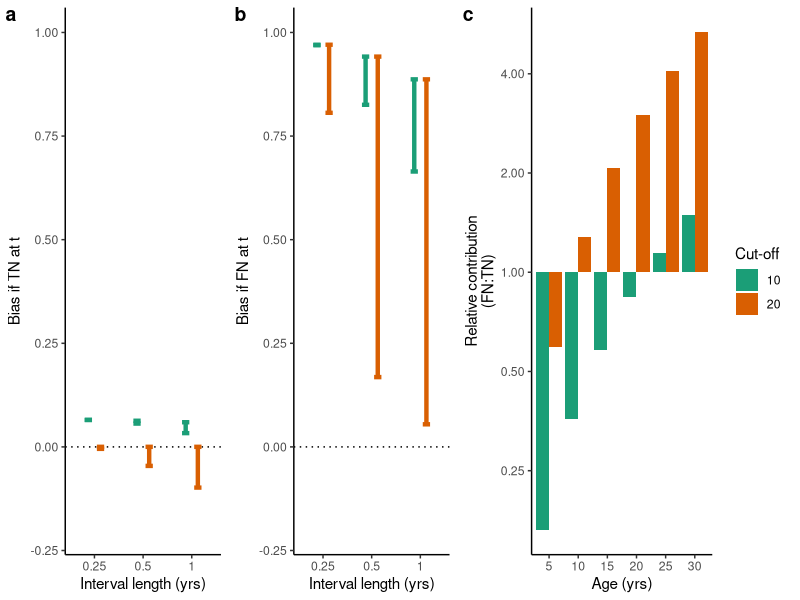
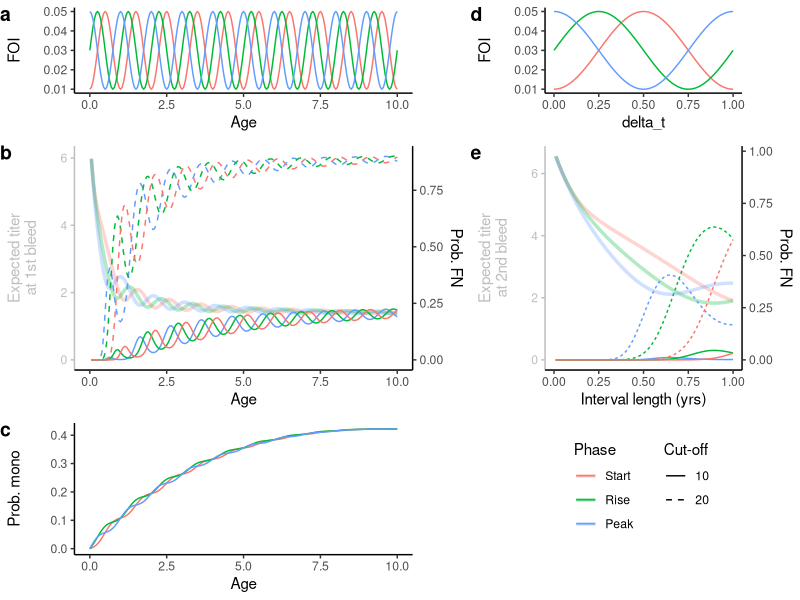

These figures' R source, in order:
#' ---
#' title: "Supplementary mathematical analysis: biases in force of infection inferred from seroincidence data"
#' author: ""
#' date: ""
#' header-includes:
#'   \pagenumbering{gobble}
#'   \setcounter{table}{0}  \renewcommand{\thetable}{S\arabic{table}} \setcounter{figure}{11} \renewcommand{\thefigure}{S\arabic{figure}}
#' ---


#+ include = FALSE
knitr::opts_chunk$set(include = TRUE, echo = FALSE, warning = FALSE)


library(tidyverse); theme_set(theme_classic())
library(ggpubr)


# Salje, 2018 estimates
Omega = 1.33
Gamma = 5.39
Delta = 0.017 * 365.25
Sigma = 0.49
# Arbitrary relative amount of CXR titer
Omega0_rel = 0.2



#' Notations used throughout this document are defined as follows.

#' \begin{align*}
#' P(\ominus_t)     &= \text{Probability of testing negative at time $t$} \\
#' P(\oplus_t)      &= \text{Probability of testing positive at time $t$} \\
#' P(\ominus^T_t)   &= \text{Probability of being true negative at time $t$} \\
#' P(\oplus^T_t)    &= \text{Probability of being true positive at time $t$} \\
#' P(\ominus^F_t)   &= \text{Probability of being false negative at time $t$} \\
#' P(\oplus^F_t)    &= \text{Probability of being false positive at time $t$} \\
#' % ---- suspectibiliyy
#' P(S_{t} = i)     &= \text{Probability of having acquired $i$ infections at time $t$} \\
#' p_{a}            &= \text{Probability of escaping a particular serotype up till age $a$} \\
#' \bar{\lambda}    &= \text{Average historical per-serotype force of infection} \\
#' \lambda_t        &= \text{Per-serotype force of infection during time interval $(t, t + \Delta{t}]$} \\
#' % ---- titer-related
#' \omega           &= \text{Long-term persistent titer rise acquired upon primary dengue infection} \\
#' \gamma           &= \text{Temporary titer rise upon primary dengue infection} \\
#' \delta           &= \text{Rate of exponential decay in temporary titers} \\
#' \sigma           &= \text{Standard deviation of assay measurements from true underlying titer of a DENV-exposed individual} \\
#' \sigma_0         &= \text{Standard deviation of assay measurements from true underlying titer of a DENV-naive individual} \\
#' \nu              &= \text{Seropositivity titer cut-off} \\
#' \Phi(x)          &= \text{Cumulative density of a standard normal distribution at value $x$} \\
#' \end{align*}
#' 



#' Longitudinal serology is typically viewed as the gold standard for measuring levels of transmission within a time period as it directly measures serological changes of individuals. 
#' We can express the
#' \textbf{true probability of first infection incidence} during a time interval $(t, t + \Delta{t}]$ as

#' \begin{equation}
#' \begin{split}
#' P(S_{t + \Delta{t}} \ge 1 | S_{t} = 0) = P(S_{t + \Delta{t}} = 1 | S_{t} = 0) + P(S_{t + \Delta{t}} > 1 | S_{t} = 0)
#' \end{split}
#' \end{equation}
#'


#' \textbf{Probability of observing seroconversion} in an individual, $P(\oplus_{(t, t + \Delta{t}]} | \ominus_{t})$, can be expanded to a weighted average between probabilities of seroconverting given being truely negative at the first time point, $t$, and being falsely negative. 
#'

#' \begin{equation} \label{eq:seroconvert}
#' \begin{split}
#' P(\oplus_{(t, t + \Delta{t}]} | \ominus_{t}) =
#'       \frac{P( \ominus^T_{t} )}{P(\ominus_{t})}{[ P( \oplus^T_{t + \Delta{t}} | \ominus^T_{t} ) + P( \oplus^F_{t + \Delta{t}} | \ominus^T_{t} ) ]} +
#'       \frac{P( \ominus^F_{t} )}{P(\ominus_{t})}{[ P( \oplus^T_{t + \Delta{t}} | \ominus^F_{t} ) + P( \oplus^F_{t + \Delta{t}} | \ominus^F_{t} ) ]}
#' \end{split}
#' \end{equation}
#'





#' \textbf{Biases in seroconversion probabilities when truly negative at t}
#' from the true probability of first infection incidence is then
#  ..................

#' \begin{equation} \label{eq:bias_tneg}
#' \begin{split}
#' & [ P( \oplus^T_{(t, t + \Delta{t}]} | \ominus^T_{t} ) + P( \oplus^F_{(t, t + \Delta{t}]} | \ominus^T_{t} ) ]
#'     - P(S_{(t, t + \Delta{t}]} = 1 | S_{t} = 0) 
#'     - P(S_{(t, t + \Delta{t}]} > 1 | S_{t} = 0) \\
#' & =   P(S_{(t, t + \Delta{t}]} = 1 | S_{t} = 0) ~ P(\oplus^T_{(t, t + \Delta{t}]} | S_{(t, t + \Delta{t}]} = 1)
#'       + P(S_{(t, t + \Delta{t}]} > 1 | S_{t} = 0) ~ P(\oplus^T_{(t, t + \Delta{t}]} | S_{(t, t + \Delta{t}]} > 1) \\
#' &     + P(S_{(t, t + \Delta{t}]} = 0 | S_{t} = 0) ~ P(\oplus^F_{(t, t + \Delta{t}]} | S_{(t, t + \Delta{t}]} = 0)
#'       - P(S_{(t, t + \Delta{t}]} = 1 | S_{t} = 0) 
#'       - P(S_{(t, t + \Delta{t}]} > 1 | S_{t} = 0) \\
#' & =   P(S_{(t, t + \Delta{t}]} = 0 | S_{t} = 0) ~ P(\oplus^F_{(t, t + \Delta{t}]} | S_{(t, t + \Delta{t}]} = 0) \\
#' &     + P(S_{(t, t + \Delta{t}]} = 1 | S_{t} = 0) [ P(\oplus^T_{(t, t + \Delta{t}]} | S_{(t, t + \Delta{t}]} = 1) - 1 ] \\
#' &     + P(S_{(t, t + \Delta{t}]} > 1 | S_{t} = 0) [ P(\oplus^T_{(t, t + \Delta{t}]} | S_{(t, t + \Delta{t}]} > 1) - 1 ] \\
#' \end{split}
#' \end{equation}
#'

#' We can see that the bias is a weighted average between biases when no infection occurred during the interval ($S_{(t, t + \Delta{t}]} = 0, S_{t} = 0$), when one infection occurred during the interval ($S_{(t, t + \Delta{t}]} = 1 | S_{t} = 0$), and when more than one infection occurred during the interval ($S_{(t, t + \Delta{t}]} > 1 | S_{t} = 0$).
#' Assuming long-lived protection against infecting serotypes and no cross-protection between the serotypes, we can write the probabilities of these scenarios (i.e., the weights) for an individual of age $a$ at time $(t, t + \Delta{t}]$ as
#'

#' \begin{equation}
#' P(S_{(t, t + \Delta{t}]} = i) = {4 \choose i} ~ (e^{-\bar{\lambda}a})^{4-i} ~ (1 - e^{-\bar{\lambda}a})^{i}
#' \end{equation}
#'

#' Previous studies on the kinetics of anti-DENV antibodies have shown that the rise in antibody levels after having acquired one infection, i.e., monotypic titers, consists of a portion which diminishes within a year and  a portion which persists for longer (cite: Leah, Henrik). Following Salje et al, the kinetics of $H_{t}$, the true titer at time $t$, can be characterized as 
#' 

#' \begin{equation}
#' H_t = \omega + \gamma e^{-(t - \star{t}) \delta}
#' \end{equation}
#'

#' where $\omega$ is the long-term persistent titer acquired upon infection, $\gamma$ is the temporary titer rise, $\delta$ is the rate of exponential decay in temporary titer rise, and $\star{t}$ is time at which the infection occurred. For an assay with measurement noise which follows a normal distribution $N(0, \sigma^2)$,
#' using seropositivity cut-off $\nu$,
#' the probability of testing positive after being infected once is 
#'

#' \begin{equation}
#' P(\oplus^T_t | S_t = 1)
#' = 1 - \Phi(\frac{\nu - H_{t}}{\sigma})
#' \end{equation}
#'


#' In DENV-naive individuals, although anti-DENV antibodies are absent, cross-reactive titers against other \textit{Flaviviruses} in circulation could plausibly result in non-zero titers against DENV, $\omega_0$.
#' We can, in a similar manner, express the probability of testing positive when DENV-naive as
#'

#' \begin{equation}
#' P(\oplus^F_t | S_t = 0)
#' = 1 - \Phi(\frac{\nu - \omega_0}{\sigma})
#' \end{equation}
#'


#' Let probability of escaping a particular serotype during time interval $e^{-\lambda_t \Delta{t}} = p$,
#' we can express (\ref{eq:bias_tneg}) as

#' \begin{equation} \label{eq:bias_tneg_p}
#' \begin{split}
#' & p^4 ~ [ 1 - \Phi({\frac{\nu - \omega_0}{\sigma}}) ]
#'     + {4 \choose 1} ~ p^3 ~ (1-p) ~ [ (1 - \Phi({\frac{\nu - H_t}{\sigma}})) - 1 ]
#'     + [1 - p^4 - {4 \choose 1} ~ p^3 ~ (1-p) ] ~ [ 1 - 1 ] \\
#' & = p^4 ~ [ 1 - \Phi({\frac{\nu - \omega_0}{\sigma}}) ]
#'     - 4 ~ p^3 ~ (1-p) ~ \Phi({\frac{\nu - H_t}{\sigma}}))
#' \end{split}
#' \end{equation}
#'


# plot bias from true- at t
gTN_simple = 
    expand_grid(
        delta_t = c(0.25, 0.5, 1)
        , lambda_t = 0.03
        , nu = c(1,2)
        , sigma = Sigma
        , omega0 = Omega0_rel * Omega
    ) %>%
    mutate(
        product = delta_t * lambda_t
        , p = exp(-product)
        , Bias.lower = p^4 * (1 - pnorm(nu, omega0, sigma)) - 4 * p^3 * (1-p) * pnorm(nu, Omega + Gamma * exp(-Delta * delta_t), sigma)
        , Bias.upper = p^4 * (1 - pnorm(nu, omega0, sigma)) - 4 * p^3 * (1-p) * pnorm(nu, Omega + Gamma, sigma)
        , delta_t = factor(delta_t)
        , nu = factor(nu)
        , omega0 = factor(omega0)
    ) %>%
    ggplot(aes(x = delta_t, color = nu))+
    geom_hline(yintercept = 0, linetype = 3)+
    geom_errorbar(aes(
            ymin = Bias.lower, ymax = Bias.upper
            , group = paste(nu, omega0, delta_t)
        )
        , width = 0.3
        , linewidth = 1.5
        , position = position_dodge(0.5)
    )+
    xlab("Interval length (yrs)")+
    ylab("Bias if TN at t")+
    scale_color_brewer("Cut-off", palette = "Dark2", guide = "legend")



#' For the first case in Equation (\ref{eq:bias_tneg}) where no infection occurred, the bias increases when the seropostivity threshold is lowered.
#' In the second case where only one infection occurred, the bias becomes less negative when time since infection is small or when the seropostivity threshold is lowered.
#' Since time since infection in this case is bounded by the interval length, shorter bleeding intervals are more likely to be less negative.
#' Titers in individuals who have acquired multiple DENV infections, i.e., multitypic titers, are more robust and can be assumed to test negative at negligible levels. It follows that minimal bias would arise from the last case where more than one infection occurred during the interval.
#' 




#' \textbf{Biases in seroconversion probabilities when falsely negative at t},
#' under these described processes, 
#' can be expressed as
#  ..................

#' \begin{equation} \label{eq:bias_fneg}
#' \begin{split}
#' & P( \oplus^T_{(t, t + \Delta{t}]} | \ominus^F_{t}) + P( \oplus^F_{(t, t + \Delta{t}]} | \ominus^F_{t} ) 
#'     - P(S_{(t, t + \Delta{t}]} = 1 | S_{t} = 0) - P(S_{(t, t + \Delta{t}]} > 1 | S_{t} = 0) \\
#' & = P( \oplus^T_{(t, t + \Delta{t}]} | \ominus_{t}, S_{t} = 1) + 0
#'     - P(S_{(t, t + \Delta{t}]} = 1 | S_{t} = 0) - P(S_{(t, t + \Delta{t}]} > 1 | S_{t} = 0) \\
#' & = P( \oplus_{(t, t + \Delta{t}]}, S_{(t, t + \Delta{t}]} = 1 | \ominus_{t}, S_{t} = 1)
#'     + P( \oplus^T_{(t, t + \Delta{t}]}, S_{(t, t + \Delta{t}]} > 1 | \ominus^F_{t}, S_{t} = 1) \\
#' &   - P(S_{(t, t + \Delta{t}]} = 1 | S_{t} = 0) - P(S_{(t, t + \Delta{t}]} > 1 | S_{t} = 0) \\
#' \end{split}
#' \end{equation}
#'


#' The first case where $S_{(t, t + \Delta{t}]} = S_{t} = 1$ means that no infection occurred during the interval. $P(\oplus_{(t, t + \Delta{t}]})$ in this case has a lowerbound of $1 - \Phi(\frac{\nu - \omega}{\sigma})$. 
#' In the second case where infection(s) occurred during the interval, $S_{t} = 1$ and $S_{(t, t + \Delta{t}]} > 1$, $P(\oplus_{(t, t + \Delta{t}]}) \approx 1$.
#' Hence, $P(\oplus^T_{(t, t + \Delta{t}]} | \ominus^F_{t})$ is a weighted average between two quantities, $1 - \Phi(\frac{\nu - \omega}{\sigma})$ and $1$. Longer time between blood draws, $\Delta{t}$, and higher FOI, $\lambda_t$, during the interval tends the quantity towards $1$.
#' Again, for probability of escaping a particular serotype during the interval $p = e^{-\lambda_t \Delta{t}}$,
#' we can express (\ref{eq:bias_fneg}) as

#' \begin{equation} \label{eq:bias_fneg_p}
#' \begin{split}
#' & p^3 * (1 - \Phi(\frac{\nu - H_t}{\sigma})) + (1 - p^3) - (1 - p^4) \\
#' & = p^4 - \Phi(\frac{\nu - H_t}{\sigma}) p^3
#' \end{split}
#' \end{equation}
#'

# plot bias from false- at t
gFN_simple = 
    expand_grid(
        delta_t = c(0.25, 0.5, 1)
        , lambda_t = 0.03
        , nu = c(1,2)
    ) %>%
    mutate(
        product = delta_t * lambda_t
        , p = exp(-product)
        , Bias.lower = p^4 - pnorm(nu, Omega + Gamma * exp(-Delta * delta_t), Sigma) * p^3
        , Bias.upper = p^4 - pnorm(nu, Omega + Gamma, Sigma) * p^3
        , nu = factor(nu)
        , delta_t = factor(delta_t)
    ) %>%
    ggplot(aes(x = delta_t, color = nu))+
    geom_hline(yintercept = 0, linetype = 3)+
    geom_errorbar(aes(
            ymin = Bias.lower, ymax = Bias.upper
            , group = paste(nu, delta_t)
        )
        , width = 0.3
        , linewidth = 1.5
        , position = position_dodge(0.5)
    )+
    xlab("Interval length (yrs)")+
    ylab("Bias if FN at t")+
    scale_color_brewer("Cut-off", palette = "Dark2", guide = "legend")


#' \textbf{Relative contributions of the biases} can be expressed as
#  ..................

#' \begin{equation} \label{eq:rel}
#' \begin{split}
#' \frac{P(\ominus^F_{t}) }{ P(\ominus^T_{t})}
#' & = \frac{ P(S_{t} = 1) ~ P(\ominus^F_{t} | S_{t} = 1) }{ P(S_{t} = 0) ~ P(\ominus^T_{t} | S_{t} = 0) } \\
#' & = \frac{ {4 \choose 1} ~ (e^{-\bar{\lambda}a})^3 ~ (1 - e^{-\bar{\lambda}a}) }{ (e^{-\bar{\lambda}a})^4 } ~ \frac{ P(\ominus^F_{t} | S_{t} = 1) }{ P(\ominus^T_{t} | S_{t} = 0) } \\
#' & = 4 ~ \frac{ (1 - e^{-\bar{\lambda}a}) }{ (e^{-\bar{\lambda}a}) } ~ \frac{ P(\ominus^F_{t} | S_{t} = 1) }{ P(\ominus^T_{t} | S_{t} = 0) } \\
#' \end{split}
#' \end{equation}


#' The quantity is a product of the constant 4 and two variable components. The first variable component is zero when $a$ is zero or the average per-serotype force of infection $\bar{\lambda}$ is zero and grows as the product $\bar{\lambda}a$ increases.
#' The second variable component depends on the recency of the dengue infection with bounds
#'

#' \begin{equation}
#'     \frac{ \Phi(\frac{\nu - \omega - \gamma}{\sigma}) }{ \Phi(\frac{\nu - \omega_0}{\sigma}) }
#' \le \frac{ P(\ominus^F_{t} | S_{t} = 1) }{ P(\ominus^T_{t} | S_{t} = 0) } 
#' \le \frac{ \Phi(\frac{\nu - \omega}{\sigma}) }{ \Phi(\frac{\nu - \omega_0}{\sigma}) }
#' \le 1
#' \end{equation}
#' 


#' Assuming cross-reactive titer $\omega_0$ is at most $\omega$, the quantity is bounded at one.
#' Intuitively, lowering the positivity cut-off $\nu$ would decrease contribution of $\ominus^F_{t}$ to $\ominus_{t}$. However, the contribution can only be minimized down to $1 / (1 + { \Phi(\frac{\nu - \omega_0}{\sigma}) / \Phi(\frac{\nu - \omega - \gamma}{\sigma}) })$ and the efficiency of such reduction declines with age and historical FOI $\bar{\lambda}$.
#'

gRelative_simple = 
    expand_grid(
        nu = c(1,2)
        , avgLambda = 0.03
        , age = seq(5,30, by = 5)
    ) %>%
    mutate(val = (1 - exp(-avgLambda * age)) / exp(-avgLambda * age)) %>%    
    mutate(Upper = pnorm((nu - Omega)/Sigma) / pnorm((nu)/Sigma)) %>%
    mutate(Lower = pnorm((nu - Omega - Gamma)/Sigma) / pnorm((nu)/Sigma)) %>%
    mutate(
        age = factor(age)
        , nu = factor(nu)
    ) %>%
    ggplot(aes(x = age, fill = nu))+
    geom_col(aes(y = 4 * val * Upper, group = paste(nu, age))
        , position = "dodge"
    )+
    scale_y_continuous(
        "Relative contribution\n(FN:TN)", trans = "log2"
    )+
    xlab("Age (yrs)")+
    scale_fill_brewer("Cut-off"
        , palette = "Dark2"
        , guide = "legend"
        , labels = c(10,20)
    )

    
# .... plot the biases

#+ fig.height = 6
#+ fig.cap="\\label{fig:demo} Biases in seroconversion probabilities illustrated using antibody kinetics estimates from Salje, 2018. Biases in the case where the individual was a) true negative (TN) at pre-interval bleed versus b) false negative (FN) at pre-interval bleed. c) Upper bound of relative contribution between the FN and TN case to the seroconversion probability as a function of pre-interval age for seropositivity cut-offs 10 and 20."
ggarrange(
    ggarrange(
        gTN_simple + coord_cartesian(ylim = c(-0.2, 1))
        , gFN_simple + coord_cartesian(ylim = c(-0.2, 1))
        , nrow = 1
        , ncol = 2
        , common.legend = T
        , legend = "none"
        , align = 'h'
        , labels = "auto"
    )
    , gRelative_simple
    , ncol = 2
    , nrow = 1
    , widths = c(2,1.5)
    , labels = c("", "c")
)

#' Figure \ref{fig:demo} illustrates ranges of the biases and their relative contributions using mean parameter estimates of $\omega=`r Omega`$ and $\sigma=`r Sigma`$ from Salje, 2018 under various interval lengths and seropositivity cut-offs.
#' The amount of cross-reactive titers relative to DENV-specific titers was artibrarily set to 20\% ($\omega_0 = 0.2 \omega$). Per-serotype FOI (historical and during the interval) is set to 0.03.

#' Under these parameters, we can see that the magnitude of positive bias from false negative scenario at $t$ is far higher biases from the true negative scenario. Increasing the cut-off reduces the lower bound of such inflation (leading to greater uncertainty in the amount of bias introduced) and increases the contribution of the false negative scenario.

    
    



# ................

#' \textbf{Effects of seasonality on test positivity.}
#' The derivations, so far, assumes that FOI is constant throughout the year. 
#' However, it is conceivable that timings of the bleeds in relation to phases in the dengue seasons would lead to non-uniform distribution of the infections, and hence, may influence the expected biases.
#'

#' Let the per-serotype FOI at age $a$ of an individual $\lambda(a) = \bar{\lambda} + \delta_\lambda cos(2 \pi (a + \delta_t))$ where
#' $\delta_\lambda$ is the magnitude of fluctuation and $\delta_t$ governs the phase of the fluctuation in relation to age.
#' The per-serotype infection risk faced up till age $A$ is then
#'

#' \begin{equation}
#' \Lambda(A)
#' = \int_0^A \bar{\lambda} + \delta_\lambda cos(2 \pi (a + \delta_t)) \,da
#' = \bar{\lambda}A + \frac{\delta_\lambda}{2\pi} [ sin(2 \pi (A + \delta_t)) - sin(2 \pi \delta_t) ]
#' \end{equation}
#'

#' We can write the probability that the individual was infected by a particular serotype at age $A$ as $e^{-\Lambda(A)}\lambda(A)$.
#' Thus, the expected underlying titer of the individual at age $A_1$ given the individual was monotypically infected at that point is

#' \begin{equation}
#' \begin{split}
#' \mathbb{E}[H_{A_1} | S_{A_1} = 1]
#' & = \frac{3~e^{-\Lambda(A_1)} ~ \int_0^{A_1} (\omega + \gamma e^{-\delta(A_1 - A)}) ~ e^{-\Lambda(A)}\lambda(A) \,dA}{3~e^{-\Lambda(A_1)}~(1 - e^{-\Lambda(A_1)})} \\
#' & = \frac{\int_0^{A_1} (\omega + \gamma e^{-\delta(A_1 - A)}) ~ e^{-\Lambda(A)}\lambda(A) \,dA}{1 - e^{-\Lambda(A_1)}}
#' \end{split}
#' \end{equation}
#'

#' The growing contribution of $\bar{\lambda}A$ in $\Lambda(A)$ as age increases shrinks the impact of timing of the pre-interval blood draw in relation to seasonality.
#' Figure \ref{fig:season}a-c illustrates this shrinkage under parameter estimates from Salje, 2018.
#' On the other hand, for infections that occurred within the intervals, seasonality and the interval lengths dictates the distribution of time since infection at the second bleed (Figure \ref{fig:season}d). These timing variations affects the amount of titers waned, and consequentially, the probability of falsely testing negative at post-interval bleed. Figure \ref{fig:season}e illustrates this nuance under parameter estimates from Salje, 2018.


# FOI at time t
foi.t = function(time, phaseDiff, avgFoi = 0.03, deltaFoi = 0.02){
    # phaseDiff:
    # 1   = start at trough
    # 0.5 = start at midpoint between trough and peak
    # 0   = start at peak
    avgFoi + deltaFoi * cos((time -0.5 + phaseDiff) * 2*pi)
}

# FOI faced up till time t
foi.cum.t = function(time, phaseDiff, avgFoi = 0.03, deltaFoi = 0.02){
    # phaseDiff:
    # 1   = start at trough
    # 0.5 = start at midpoint between trough and peak
    # 0   = start at peak
    avgFoi*time + deltaFoi/(2*pi) * (
        sin( (time -0.5 + phaseDiff) * 2*pi ) -
        sin( (     -0.5 + phaseDiff) * 2*pi )
    )
}

# Probability of infection occurring at time t
probTime = function(time, phaseDiff, avgFoi = 0.03, deltaFoi = 0.02){
    # phaseDiff:
    # 0    = start at trough
    # 0.25 = start at midpoint between trough and peak (1/4 of season)
    # 0.5  = start at peak (1/2 of season)
    
    # probability of infection happening at time t
    # = probability of escaping up till t - dt *
    exp(-foi.cum.t(time, phaseDiff, avgFoi, deltaFoi)) *
    #   probability of being infected within dt
    foi.t(time, phaseDiff, avgFoi, deltaFoi)
}
    # # --- check that the math matches up -----
    # 1 - exp(-foi.cum.t(10.2, 0.5))
    # integrate(probTime, 0, 10.2, phaseDiff = 0.5)
    # # ----------------------------------------

# Probability of being monotypically infected at time t
probMono = function(time, phaseDiff, avgFoi = 0.03, deltaFoi = 0.02){
    # probability of escaping a particular serotype up till time t
    p = exp(-foi.cum.t(time, phaseDiff, avgFoi, deltaFoi))
    choose(4,1) * p^3 * (1-p)
}

# Expected titer at time t given infected once
monoTiter = function(times.eval, ...){
    sapply(times.eval, function(time.eval){
        integrate( function(time.infect){
                probTime(time.infect, ...) *
                (Omega + Gamma * exp(-Delta * (time.eval - time.infect)))
            }
            , 0
            , time.eval
        )$value /
        (1 - exp(-foi.cum.t(time.eval, ...)))
    })
    
}


Phase = c(
    '0' = 'Start'
    , '0.25' = 'Rise'
    , '0.5' = 'Peak'
)

Ages = seq(0, 10, by = 0.05)
gFoi =
    expand_grid(
        Age = Ages
        , phaseDiff = c(0, 0.25, 0.5)
    ) %>%
    mutate(
        FOI = foi.t(Age, phaseDiff)
        , Phase = factor(Phase[as.character(phaseDiff)], levels = Phase)
    ) %>%
    ggplot(aes(x = Age, y = FOI, group = Phase, color = Phase))+
    geom_line()

gTiter =
    expand_grid(
        Age = Ages
        , phaseDiff = c(0, 0.25, 0.5)
        , nu = c(1,2)
    ) %>%
    mutate(
        Titer = mapply(monoTiter, times.eval = Age, phaseDiff = phaseDiff)
        , pFN = pnorm((nu - Titer)/Sigma) *
            # scale for plotting
            (Omega + Gamma)
        , Phase = factor(Phase[as.character(phaseDiff)], levels = Phase)
    ) %>%
    ggplot(aes(x = Age, y = Titer, group = Phase, color = Phase))+
    geom_line(alpha = 0.3, linewidth = 1.2)+
    geom_line(aes(y = pFN, group = paste(Phase, nu), linetype = factor(nu)))+
    scale_y_continuous(
        'Expected titer\nat 1st bleed'
        , sec.axis = sec_axis(
            ~ . / (Omega + Gamma)
            , name = "Prob. FN"
        )
    )+
    scale_linetype_manual('Cut-off'
        , values = c(1,2)
        , labels = c(10,20)
    )+
    theme(
        axis.title.y.left = element_text(color = 'grey')
        , axis.text.y.left = element_text(color = 'grey')
        , axis.line.y.left = element_line(color = 'grey')
        , axis.ticks.y.left = element_line(color = 'grey')
        , legend.box = 'horizontal'
    )

gMono =
    expand_grid(
        Age = Ages
        , phaseDiff = c(0, 0.25, 0.5)
    ) %>%
    mutate(
        pMono = mapply(probMono, time = Age, phaseDiff = phaseDiff)
        , Phase = factor(Phase[as.character(phaseDiff)], levels = Phase)
    ) %>%
    ggplot(aes(x = Age, y = pMono, group = Phase, color = Phase))+
    geom_line()+
    ylab('Prob. mono')
    
gFoi.interval =
    expand_grid(
        delta_t = seq(0,1,by=0.01)
        , phaseDiff = c(0, 0.25, 0.5)
    ) %>%
    mutate(
        FOI = foi.t(delta_t, phaseDiff)
        , Phase = factor(Phase[as.character(phaseDiff)], levels = Phase)
    ) %>%
    ggplot(aes(x = delta_t, y = FOI, group = Phase, color = Phase))+
    geom_line()
    
gTiter.interval =
    expand_grid(
        delta_t = seq(0,1,by=0.01)
        , phaseDiff = c(0, 0.25, 0.5)
        , nu = c(1,2)
    ) %>%
    mutate(
        Titer = mapply(monoTiter, times.eval = delta_t, phaseDiff = phaseDiff)
        , pFN = pnorm((nu - Titer)/Sigma) *
            # scale for plotting
            (Omega + Gamma)
        , Phase = factor(Phase[as.character(phaseDiff)], levels = Phase)
    ) %>%
    ggplot(aes(x = delta_t, y = Titer, group = Phase, color = Phase))+
    geom_line(alpha = 0.3, linewidth = 1.2)+
    geom_line(aes(y = pFN, group = paste(Phase, nu), linetype = factor(nu)))+
    scale_y_continuous(
        'Expected titer\nat 2nd bleed'
        , sec.axis = sec_axis(
            ~ . / (Omega + Gamma)
            , name = "Prob. FN"
        )
    )+
    xlab('Interval length (yrs)')+
    theme(
        axis.title.y.left = element_text(color = 'grey')
        , axis.text.y.left = element_text(color = 'grey')
        , axis.line.y.left = element_line(color = 'grey')
        , axis.ticks.y.left = element_line(color = 'grey')
    )



#+ fig.cap="\\label{fig:season} Effects of timings of bleeds in relation to seasonality illustrated using antibody kinetics estimates from Salje, 2018. a) Per-serotype seasonal force of infection (FOI) in age. b) Expected pre-interval titer of a monotypically infected individual (tinted) and the corresponding probability of falsely testing negative given the titers at positivity threshold of 10 (solid) and 20 (dashed). c) Probability that the individual was monotypically infected. d) Relationship between per-serotype seasonal force of infection (FOI) and years since pre-interval bleed. e) Expected post-interval titer of individuals that acquired their first infection during the interval (tinted) and the corresponding probability of falsely testing negative given the titers at positivity threshold of 10 (solid) and 20 (dashed)."
ggarrange(
    gFoi
    , gFoi.interval
    , gTiter
    , gTiter.interval
    , gMono
    # , ggplot()+theme_void()
    , as_ggplot(get_legend(gTiter))
    , ncol = 2
    , nrow = 3
    , heights = c(1.5, 3, 2)
    , widths = c(5,3.5)
    , labels = c('a','d','b','e','c','')
    , hjust = 0
    , align = 'hv'
    , common.legend = T
    , legend = "none"
)

